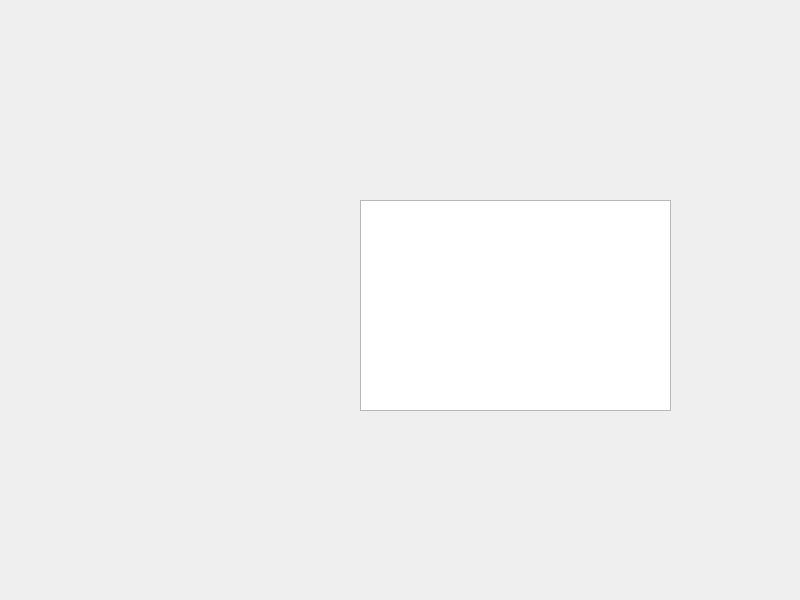
<?xml version="1.0" encoding="UTF-8"?>
<ui version="4.0">
 <class>Widget</class>
 <widget class="QWidget" name="Widget">
  <property name="geometry">
   <rect>
    <x>0</x>
    <y>0</y>
    <width>800</width>
    <height>600</height>
   </rect>
  </property>
  <property name="windowTitle">
   <string>Widget</string>
  </property>
  <widget class="QTextEdit" name="textEdit">
   <property name="geometry">
    <rect>
     <x>360</x>
     <y>200</y>
     <width>311</width>
     <height>211</height>
    </rect>
   </property>
  </widget>
 </widget>
 <resources/>
 <connections/>
</ui>
